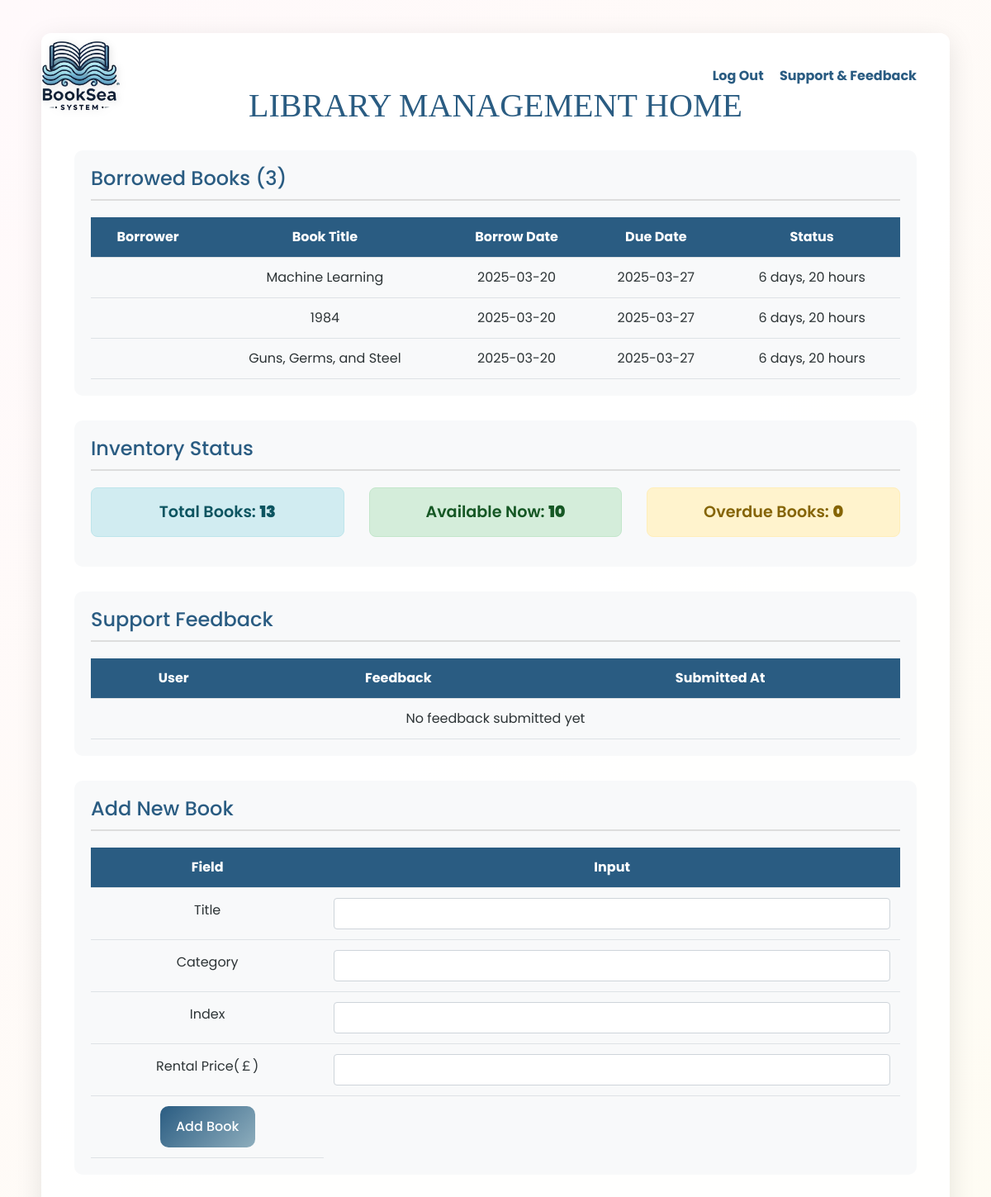
The page /home/manager_home/ on the database as committed earlier.
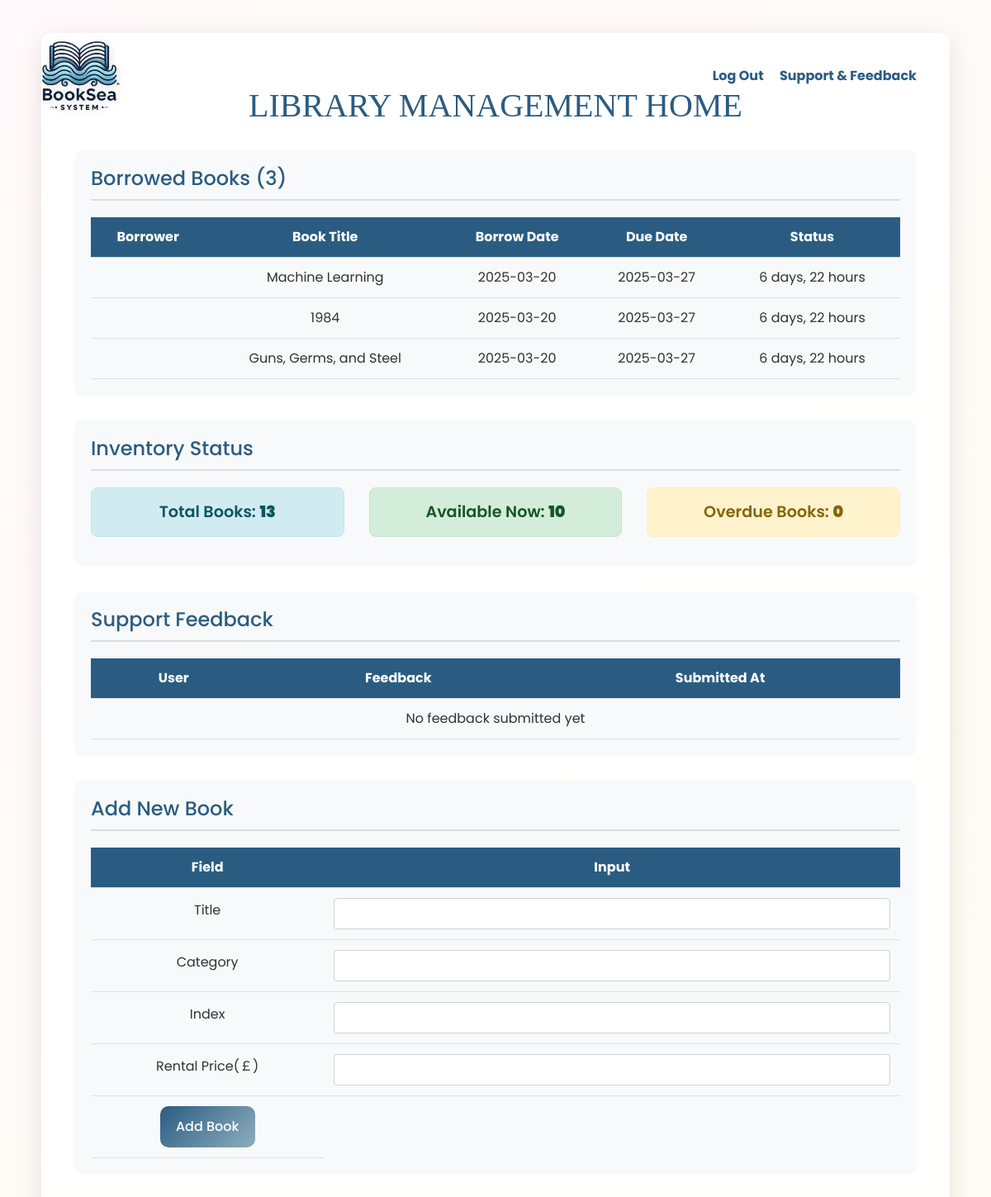
The same page on the database as committed later.
### pages/models.py (models this page shows, shortened)
class Book(models.Model):
    title = models.CharField(max_length=200)
    category = models.CharField(max_length=100)
    index = models.CharField(max_length=50, unique=True)
    is_available = models.BooleanField(default=True)
    img = models.CharField(max_length=255, default="/img/book.jpg")
    rental_price = models.FloatField(null=True)
    borrow_date = models.DateTimeField(null=True, blank=True)
    due_date = models.DateTimeField(null=True, blank=True)
    is_overdue = models.BooleanField(default=False)
    borrower = models.ForeignKey(User, on_delete=models.SET_NULL, null=True, blank=True, related_name="borrowed_books")

### pages/views.py (the view)
# urls.py: path("home/manager_home/",manager_home, name="manager_home"),
def manager_home(request):
    borrowed_books = Book.objects.filter(is_available=False).select_related('borrower')
    for book in borrowed_books:
        if book.due_date:
            book.is_overdue = book.due_date < timezone.now()
    stats = {
        'total_books': Book.objects.count(),
        'available_books': Book.objects.filter(is_available=True).count(),
        'overdue_books': Book.objects.filter(
            is_overdue=True,
            is_available=False
        ).count()
    }
    support_messages = Support.objects.all().order_by("-created_at")  # 按时间倒序排列
    return render(request, 'pages/manager_home.html', {
        'borrowed_books': borrowed_books,
        'stats': stats,
        'support_messages': support_messages
    })

### pages/templates/pages/manager_home.html (shortened to what the changed rows need)
<!DOCTYPE html>
<html lang="en">
{% load static %}
<head>
    <link href="https://stackpath.bootstrapcdn.com/bootstrap/4.5.2/css/bootstrap.min.css" rel="stylesheet">
    <link rel="stylesheet" href="https://cdnjs.cloudflare.com/ajax/libs/font-awesome/6.0.0/css/all.min.css">
</head>
<body>
    <div class="container">
        <h1>LIBRARY MANAGEMENT HOME</h1>
        <div class="management-section">
            <table class="loan-table">
                <thead>
                    <tr>
                        <th>Borrower</th>
                        <th>Book Title</th>
                        <th>Borrow Date</th>
                        <th>Due Date</th>
                        <th>Status</th>
                    </tr>
                </thead>
                <tbody>
                    {% for book in borrowed_books %}
                    <tr class="{% if book.is_overdue %}status-overdue{% endif %}">
                        <td>{{ book.borrower.username }}</td>
                        <td>{{ book.title }}</td>
                        <td>{{ book.borrow_date|date:"Y-m-d" }}</td>
                        <td>{{ book.due_date|date:"Y-m-d" }}</td>
                        <td>
                            {% if book.is_overdue %}
                                <span class="status-overdue">OVERDUE</span>
                            {% else %}
                                {{ book.due_date|timeuntil }}
                            {% endif %}
                        </td>
                    </tr>
                    {% empty %}
                    <tr>
                        <td colspan="5" class="text-center">No books currently borrowed</td>
                    </tr>
                    {% endfor %}
                </tbody>
            </table>
        </div>
        <div class="management-section">
            <table class="loan-table">
                <thead>
                    <tr>
                        <th>User</th>
                        <th>Feedback</th>
                        <th>Submitted At</th>
                    </tr>
                </thead>
            </table>
        </div>
        <div class="management-section">
            <form class="book-form" method="POST" action="{% url 'add_book' %}" onsubmit="return handleSubmit(event);">
                <table class="loan-table">
                    <thead>
                        <tr><th>Field</th><th>Input</th></tr>
                    </thead>
                </table>
            </form>
        </div>
    </div>
</body>
</html>

Rows that differ between the two databases and show on the page:
changed Book "Machine Learning": due_date "6 days, 20 hours" → "6 days, 22 hours"
changed Book (number 2 of 3 on the later page): due_date "6 days, 20 hours" → "6 days, 22 hours"
changed Book "Guns, Germs, and Steel": due_date "6 days, 20 hours" → "6 days, 22 hours"
